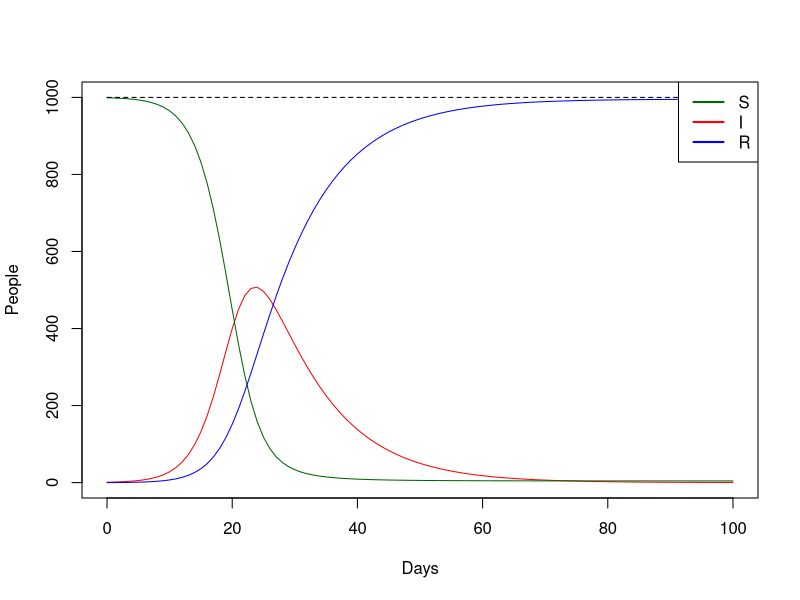

Here is the R script that generated this plot:
#Specify the length of time the model will be run for
t <- 100

#Create array to take model output, and name the columns appropriately
output <- array(dim=c(t+1,5))
colnames(output) <- c("S", "I", "R", "N", "Time")

#Specify initial populations in each compartment
output[1,"S"] <- 999
output[1,"I"] <- 1
output[1,"R"] <- 0
output[1,"N"] <- 1000
output[1,"Time"] <- 0

#Assign values to the two transmission parameters beta and gamma
beta <- 0.50
gamma <- 1/10

# Run the model for every time step except time 1 (which was set to fixed above)
for (i in 2:(t+1)){
  output[i,"S"] <- max(output[i-1,"S"] - beta*output[i-1,"S"]*output[i-1,"I"]/output[i-1,"N"],0)
  output[i,"I"] <- max(output[i-1,"I"] + beta*output[i-1,"S"]*output[i-1,"I"]/output[i-1,"N"] - gamma*output[i-1,"I"],0)
  output[i,"R"] <- max(output[i-1,"R"] + gamma*output[i-1,"I"],0)
  output[i,"N"] <- max(output[i,"S"]+output[i,"I"]+output[i,"R"],1)
  output[i,"Time"] <- output[i-1,"Time"]+1
}

#Plot I against Time, then add lines for other categories and a legend
plot(I~Time, data=output, type="l", col="Red", ylim=c(0,1000), xlab="Days", ylab="People")
lines(S~Time, data=output, type="l", col="Darkgreen")
lines(R~Time, data=output, type="l", col="Blue")
lines(N~Time, data=output, type="l", col="Black", lty=2)
legend("topright", c("S","I","R"), lwd=2, col=c("darkgreen","red","blue"), lty=c(1,1,1), bty='y')